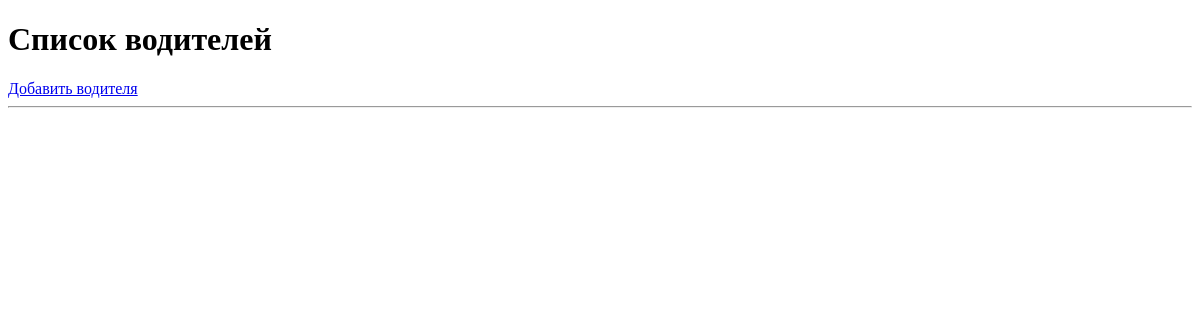
The page /drivers/ on the database as committed earlier.
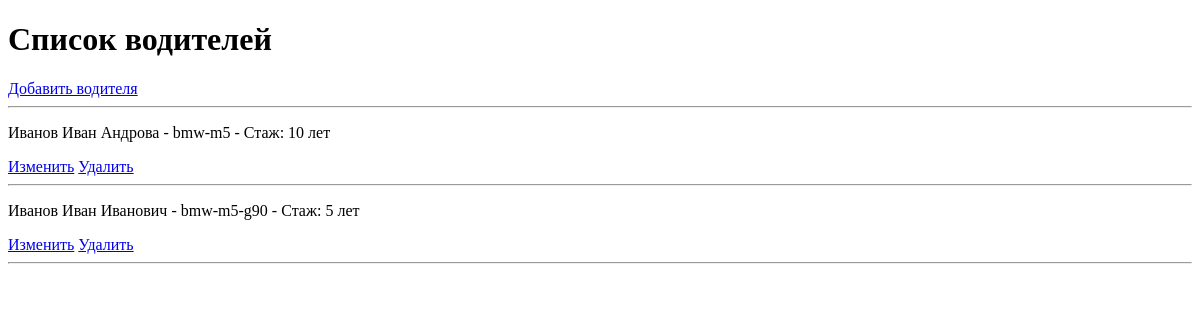
The same page on the database as committed later.
### drivers/models.py (models this page shows)
class DriverModel(models.Model):
    fio = models.CharField(max_length=225)
    photo = models.ImageField(upload_to='Drivers_photos/')
    birth_date = models.DateField()
    car_choice = models.CharField(max_length=100)
    exprience = models.IntegerField()
    has_license = models.BooleanField(default=True)

### drivers/views.py (the view)
# urls.py: path('', views.driver_list, name='driver_list'),
def driver_list(request):
    drivers = DriverModel.objects.all()
    return render(request, 'driver_list.html', {'drivers': drivers})

### templates/driver_list.html
<!DOCTYPE html>
</html>
<body>
    <h1>Список водителей</h1>
    <a href="/drivers/create/">Добавить водителя</a>
    <hr>
    {% for driver in drivers %}
        <p>{{ driver.fio }} - {{ driver.car_choice }} - Стаж: {{ driver.exprience }} лет</p>
        <a href="/drivers/update/{{ driver.id }}/">Изменить</a>
        <a href="/drivers/delete/{{ driver.id }}/">Удалить</a>
        <hr>
        {% endfor %}
</body>
</html>

Rows that differ between the two databases and show on the page:
added DriverModel: fio "Иванов Иван Андрова", car_choice "bmw-m5", exprience "10"
added DriverModel: fio "Иванов Иван Иванович", car_choice "bmw-m5-g90", exprience "5"
